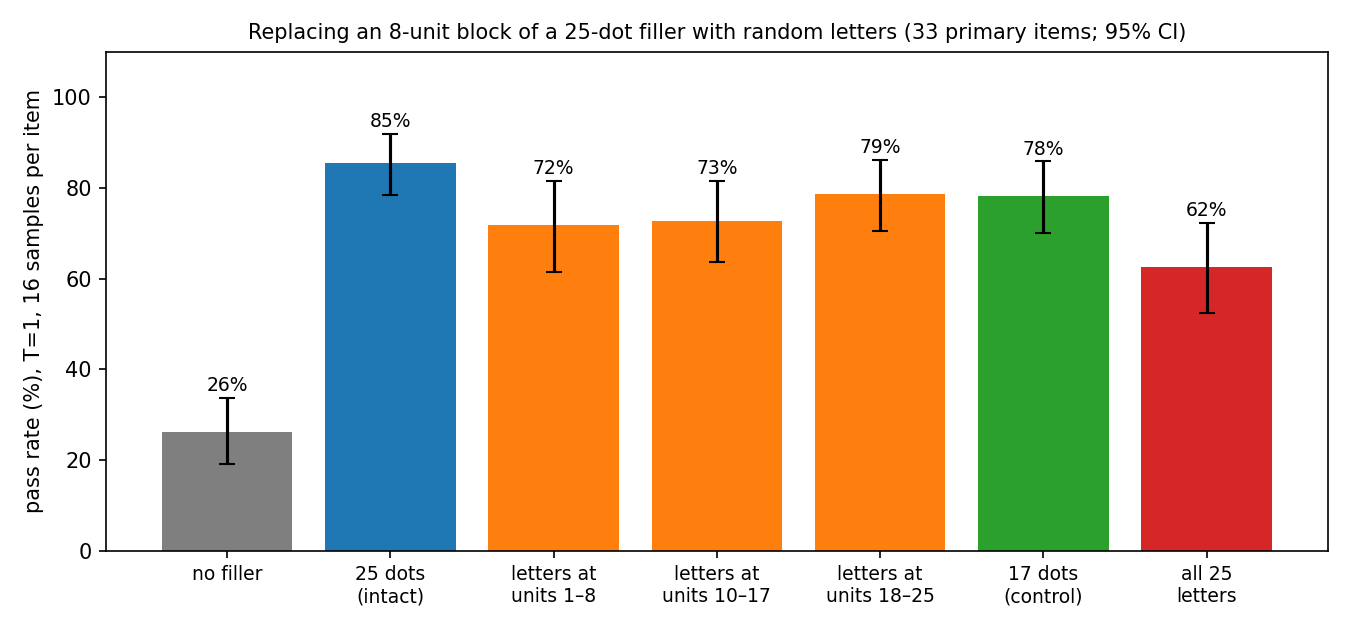

Recreate this plot in Python.
"""Follow-up: disrupt an 8-unit block of a 25-dot filler (no slack), early / middle / late.

Run: python scripts/followup_disrupt25.py
Design and pre-registered criteria: notes/followup.md ("Disruption with no slack").
Items: the 48 flip items; primary set = those with >= 50% pass rate at 25 dots in the earlier
dose-response run. T=1, 16 fresh samples per item per condition (sample indices 100-115).
Control: 17 intact dots (same number of clean positions as the disrupted conditions).
Writes data/results/followup_disrupt25.jsonl / .json and scripts/followup_disrupt25.png.
"""
import json
import random
import string
import sys
from itertools import combinations
from pathlib import Path

import matplotlib
matplotlib.use("Agg")
import matplotlib.pyplot as plt
import numpy as np
import pandas as pd

ROOT = Path(__file__).resolve().parents[1]
sys.path.insert(0, str(Path(__file__).parent))
import api
from prompts import N_FEW_SHOT, SYSTEM, parse_answer, user_turn

K_SAMPLES, SAMPLE_OFFSET = 16, 100
# condition -> (total units, start, end of the replaced units), or None for no filler
CONDS = {"no filler": None, "intact 25": (25, 0, 0), "early": (25, 0, 8), "middle": (25, 9, 17), "late": (25, 17, 25),
         "17 dots": (17, 0, 0), "all replaced": (25, 0, 25)}
LOCS = ["early", "middle", "late"]
USD_PER_PROMPT_TOKEN = 0.14e-6
rng = np.random.default_rng(0)


def filler(span, seed):
    """Dots with units [start, end) replaced by random lowercase letters (seeded)."""
    if span is None:
        return ""
    n, start, end = span
    r = random.Random(seed)
    letters = [r.choice(string.ascii_lowercase) for _ in range(25)]  # same letters at every location
    return " ".join(letters[i] if start <= i < end else "." for i in range(n))


def messages(few_shot, item, span):
    msgs = [{"role": "system", "content": SYSTEM}]
    for j, fs in enumerate(few_shot[:N_FEW_SHOT]):
        msgs.append({"role": "user", "content": user_turn(fs, filler(span, 1000 + j))})
        msgs.append({"role": "assistant", "content": str(fs["answer"])})
    msgs.append({"role": "user", "content": user_turn(item, filler(span, item["idx"]))})
    return msgs


load = lambda name: [json.loads(l) for l in open(ROOT / "data" / "tasks" / name)]
few_shot, items = load("fewshot.jsonl"), {it["idx"]: it for it in load("eval.jsonl")}
kinds = pd.read_csv(ROOT / "data/results/followup_dose_items.csv")
flip_idx = sorted(kinds[kinds.kind == "flips up"].idx)
primary = sorted(kinds[(kinds.kind == "flips up") & (kinds["25"] >= 0.5)].idx)  # fixed before data collection

reqs, meta = [], []
for cond, span in CONDS.items():
    for i in flip_idx:
        msgs = messages(few_shot, items[i], span)
        for s in range(K_SAMPLES):
            reqs.append({"messages": msgs, "temperature": 1.0, "sample": SAMPLE_OFFSET + s})
            meta.append((cond, s, i))
projected = sum(len(json.dumps(r["messages"])) / 2.5 for r in reqs) * USD_PER_PROMPT_TOKEN
print(f"{len(flip_idx)} items, {len(reqs)} calls, projected <= ${projected:.2f}", flush=True)
resps = api.chat_many(reqs, max_tokens=10, tag="followup_disrupt25", projected_usd=projected)

rows = []
with open(ROOT / "data/results/followup_disrupt25.jsonl", "w") as f:
    for (cond, s, i), r in zip(meta, resps):
        text = api.text_of(r)
        ans = parse_answer(text)
        assert not api.has_reasoning(r)
        row = {"idx": i, "cond": cond, "sample": SAMPLE_OFFSET + s, "response": text, "parsed": ans,
               "answer": items[i]["answer"], "correct": ans == items[i]["answer"]}
        rows.append(row)
        f.write(json.dumps({**row, "temperature": 1.0, "max_tokens": 10, "usage": r["usage"]}) + "\n")
df = pd.DataFrame(rows)
df["ans"] = df.parsed.where(df.parsed.notna(), -10**9)
rate_all = df.pivot_table(index="idx", columns="cond", values="correct", aggfunc="mean")[list(CONDS)]
ndist_all = df.groupby(["idx", "cond"]).ans.nunique().unstack()[list(CONDS)]
rate_all.to_csv(ROOT / "data/results/followup_disrupt25_items.csv")
out = {"parse_rate": df.groupby("cond").parsed.apply(lambda s: float(s.notna().mean())).to_dict()}


def analyse(idx, label):
    rate, ndist = rate_all.loc[idx], ndist_all.loc[idx]
    draws = rng.integers(0, len(rate), size=(10_000, len(rate)))

    def ci(x):
        x = np.asarray(x, float)
        b = x[draws].mean(1)
        return float(x.mean()), float(np.percentile(b, 2.5)), float(np.percentile(b, 97.5))

    res = {"n_items": len(rate), "conditions": {}, "gap_vs_17": {}, "pairwise": {}}
    print(f"\n===== {label}: {len(rate)} items =====")
    print(f"{'condition':14s} {'pass rate [95% CI]':26s} {'distinct answers':>17s}")
    for c in CONDS:
        m, lo, hi = ci(rate[c])
        res["conditions"][c] = {"pass_rate": m, "ci": [lo, hi], "distinct_answers": float(ndist[c].mean())}
        print(f"{c:14s} {m:.3f} [{lo:.3f}, {hi:.3f}]       {ndist[c].mean():17.2f}")
    b = ci(rate["intact 25"] - rate["no filler"])
    res["benefit"] = {"mean": b[0], "ci": list(b[1:]), "informative": bool(b[0] >= 0.25)}
    print(f"benefit (intact 25 - no filler): {b[0]:+.3f} [{b[1]:+.3f}, {b[2]:+.3f}] -> informative: {b[0] >= 0.25}")
    print("gap = 17 intact dots - disrupted (positive = the block hurts beyond losing 8 positions):")
    for c in LOCS + ["all replaced", "intact 25"]:
        m, lo, hi = ci(rate["17 dots"] - rate[c])
        res["gap_vs_17"][c] = {"gap": m, "ci": [lo, hi]}
        print(f"  {c:13s} {m:+.3f} [{lo:+.3f}, {hi:+.3f}]")
    print("pairwise differences between locations (positive = first location hurts more):")
    for a, b_ in combinations(LOCS, 2):
        m, lo, hi = ci(rate[b_] - rate[a])
        res["pairwise"][f"{a} vs {b_}"] = {"diff": m, "ci": [lo, hi]}
        print(f"  {a} vs {b_}: {m:+.3f} [{lo:+.3f}, {hi:+.3f}]")
    big = lambda p, key: abs(p[key]) >= 0.10 and (p["ci"][0] > 0 or p["ci"][1] < 0)
    small = lambda p, key: abs(p[key]) < 0.10 and p["ci"][0] <= 0 <= p["ci"][1]
    gaps, pw = [res["gap_vs_17"][c] for c in LOCS], list(res["pairwise"].values())
    hurts = lambda g: g["gap"] >= 0.10 and g["ci"][0] > 0
    if all(small(g, "gap") for g in gaps) and all(small(p, "diff") for p in pw):
        v = "redundant positions"
    elif any(hurts(g) for g in gaps) and any(big(p, "diff") for p in pw):
        v = "location-specific"
    elif all(hurts(g) for g in gaps) and not any(big(p, "diff") for p in pw):
        v = "general disruption"
    else:
        v = "no criterion met"
    res["preregistered_verdict"] = v if res["benefit"]["informative"] else "uninformative"
    res["items_losing_half_vs_17"] = {c: int(((rate["17 dots"] - rate[c]) >= 0.5).sum()) for c in LOCS + ["all replaced"]}
    print("pre-registered verdict:", res["preregistered_verdict"], "| items losing >= 50 points vs 17 dots:", res["items_losing_half_vs_17"])
    return res


out["primary"] = analyse(primary, "PRIMARY set (25 dots was enough in the earlier run)")
out["all_flip_items"] = analyse(flip_idx, "SECONDARY: all flip items")
json.dump(out, open(ROOT / "data/results/followup_disrupt25.json", "w"), indent=1)

fig, ax = plt.subplots(figsize=(9, 4.2))
names = list(CONDS)
cc = out["primary"]["conditions"]
m = [cc[c]["pass_rate"] * 100 for c in names]
err = [[m[i] - cc[c]["ci"][0] * 100 for i, c in enumerate(names)], [cc[c]["ci"][1] * 100 - m[i] for i, c in enumerate(names)]]
ax.bar(range(len(names)), m, yerr=err, capsize=4, color=["C7", "C0", "C1", "C1", "C1", "C2", "C3"])
for i, v in enumerate(m):
    ax.text(i, v + err[1][i] + 1.5, f"{v:.0f}%", ha="center", fontsize=9)
ax.set_xticks(range(len(names)))
ax.set_xticklabels(["no filler", "25 dots\n(intact)", "letters at\nunits 1–8", "letters at\nunits 10–17", "letters at\nunits 18–25",
                    "17 dots\n(control)", "all 25\nletters"], fontsize=9)
ax.set_ylabel("pass rate (%), T=1, 16 samples per item")
ax.set_ylim(0, 110)
ax.set_title(f"Replacing an 8-unit block of a 25-dot filler with random letters "
             f"({out['primary']['n_items']} primary items; 95% CI)", fontsize=10)
fig.tight_layout()
fig.savefig(Path(__file__).parent / "followup_disrupt25.png", dpi=150)
print(f"\ntotal spend ${api.total_spend():.4f}")
